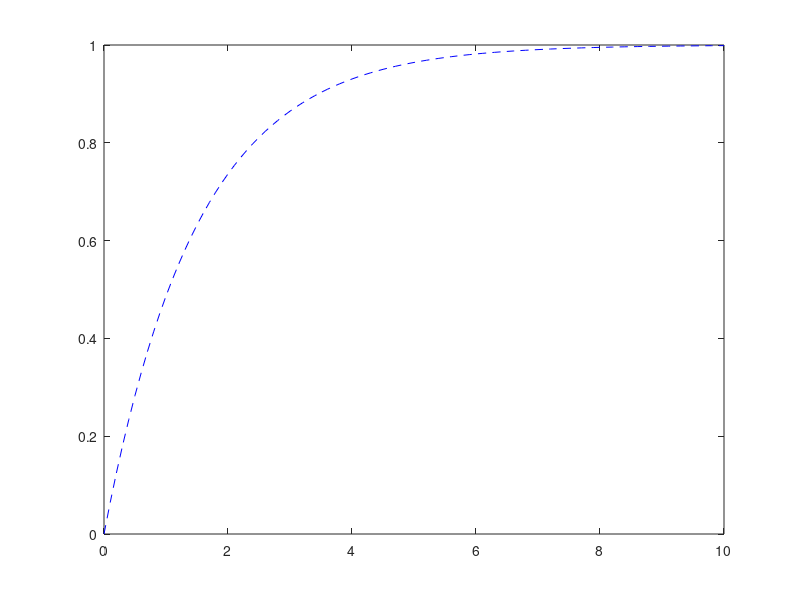
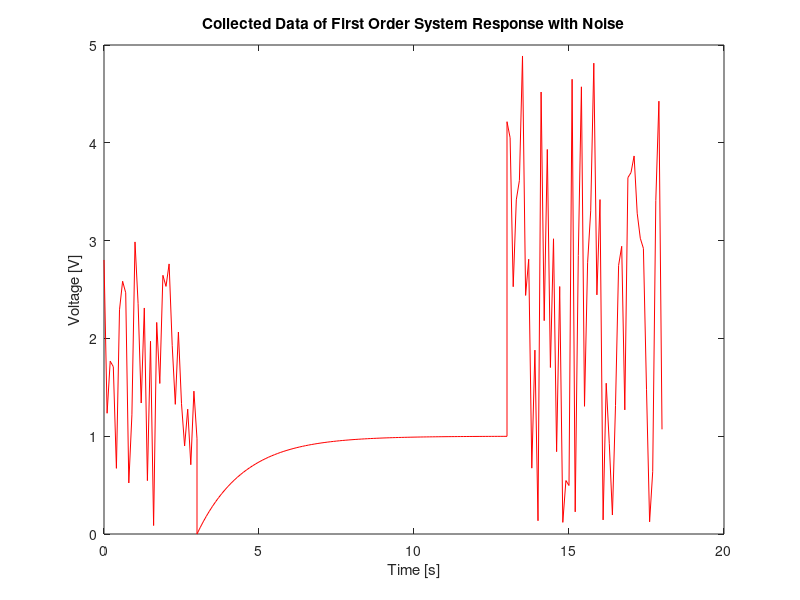
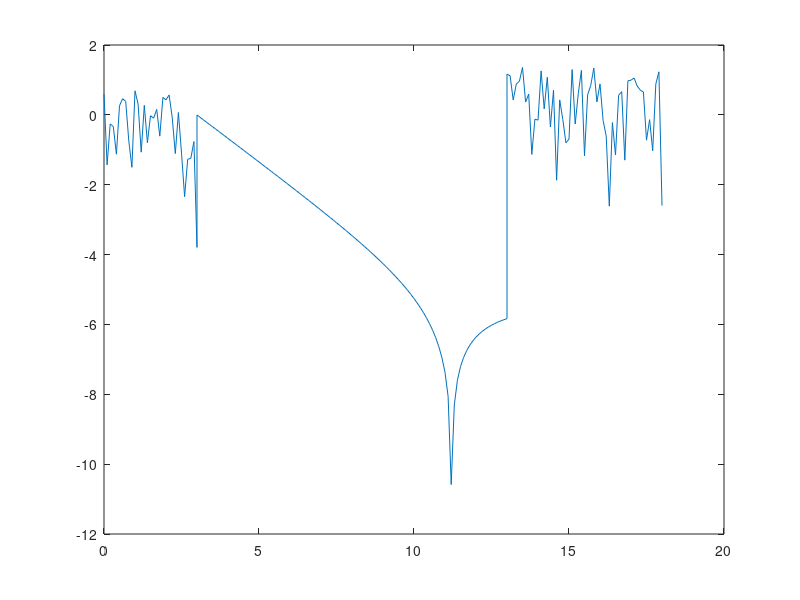
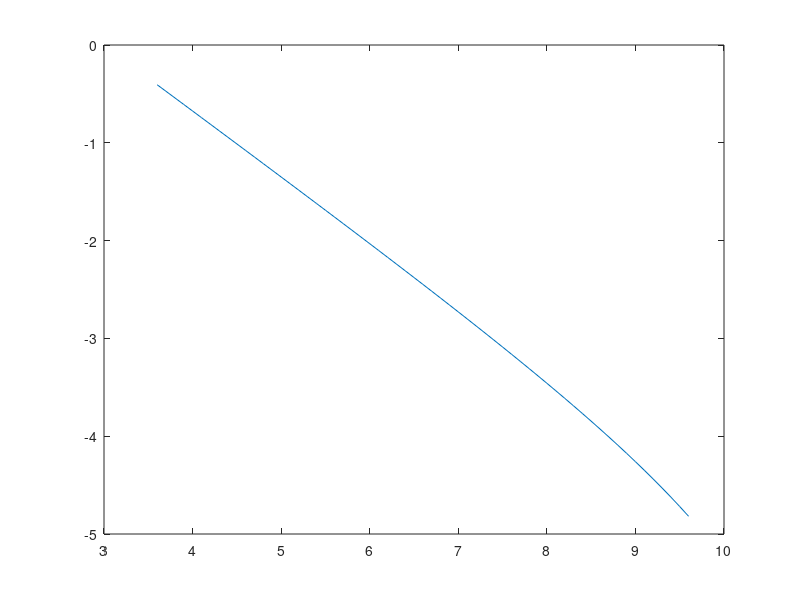

Here is the MATLAB script that generated these plots, in order:
% linear fitting with dirty data set 

% 2017-09-25
% Y\"un Han
% ECE 486 Lab 4

%% preamble
% lab 4 - digital simulation of a closed loop system
% by me and partner 
% today's date 

%% 
clear     % clear values of (all) variables in workspace
clc       % clear messages in the command window
clf       % clear existing figures 
close all % close all existing windows; w/o 'all', only close the latest

%% prepare a noisy data set
% create clean step response of a first order transfer function
% G(s) = 1/(1.5s + 1) with time constant 1.5[s]
sysG = tf(1, [1.5 1]);
% save step response of 10[s] in y(t) and t time array
[y, t] = step(sysG, 10);

% work on figure 1
figure(1) 
plot(t, y, 'b--') % clean data set

% padding clean data set with noise
tHead = 0:0.1:3; % add noise data of 3 seconds at the beginning of t
tHead = tHead';
yHead = 3*rand(size(tHead)); % noise
t = t + 3;       % shift time by 3 seconds b/c of added 3 extra seconds
tTail = t(end):0.1:t(end)+5; % add noise data at 5 seconds at the tail of t
tTail = tTail';
yTail = 5*rand(size(tTail));
% created noisy data sets: t, y arrays
t = [tHead; t; tTail];
y = [yHead; y; yTail];

% work on figure 2
figure(2)
plot(t, y, 'r') % noisy data set we are going to use
xlabel('Time [s]')
ylabel('Voltage [V]')
title('Collected Data of First Order System Response with Noise')

%% how to extract 'linear region' in the noisy data set [y, t]?
% the response was collected when a unit step input was applied to first
% order system transfer function. from fig.2, at time t = 11.2, y settles
% at 0.9958.

% although hardcoding steady state is not recommended, here I use
% hardcoding to illustrate a bigger picture, i.e., to extract linear region
% for data fitting.

vss = 0.9958; % get steady state voltage from data set
v = y;        % assign data to voltage array

% we have
% 
% Log(vss - v(t)) = -1/tau*t + Log(vss) -- (eqn. *)
% 
% since v(t) = vss*(1 - e^(-t/tau)), where tau is the time constant.
% read ./ece486_day5.html#maths behind scenes for more.
% 

% if we get the linear region correct, it will show as a line on the plot 
% for manipulated data according to Equation (*).

% work on figure 3
figure(3)
plot(t, log(vss - v))

% on fig.3, as expected, we saw a straight line between second 3ish and 13ish
% and now we apply data cursor to record a start point of the linear region
% e.g., tStrt = 3.5, and end point tEnd = 9.5. but we don't know their 
% indices in the array yet, so we need to use find() command

strtIdx = find(t > 3.5, 1, 'first'); % cf. Lab 0 script
endIdx  = find(t > 9.5, 1, 'first'); 

% supposedly we get the linear region already. to verify, extract linear 
% portion of fig.3 and plot it on fig.4 

% work on figure 4
figure(4)
plot(t(strtIdx:endIdx), log(vss - v(strtIdx:endIdx)))

% now we can compute fitting result using fig.4 
lnCoeff = polyfit(t(strtIdx:endIdx), log(vss - v(strtIdx:endIdx)), 1);
% lnCoeff is a 2x1 vector, the first component is slope and second
% y-intercept.

% based on Equation (*), the slope of the straight line in fig. 4 is -1/tau.

% experimentally computed tau (should be close to 1.5) is
tauExp = - 1/lnCoeff(1) % tauExp = 1.3903

% question: why do we want to choose 'widest possible' linear range, i.e., in
% the above example, I chose t = 3.5 to 9.5. in practice, can we choose a 
% narrower range than that? for example, t = 5.5 to 6.0? what problem will we 
% have if use a narrower range?
